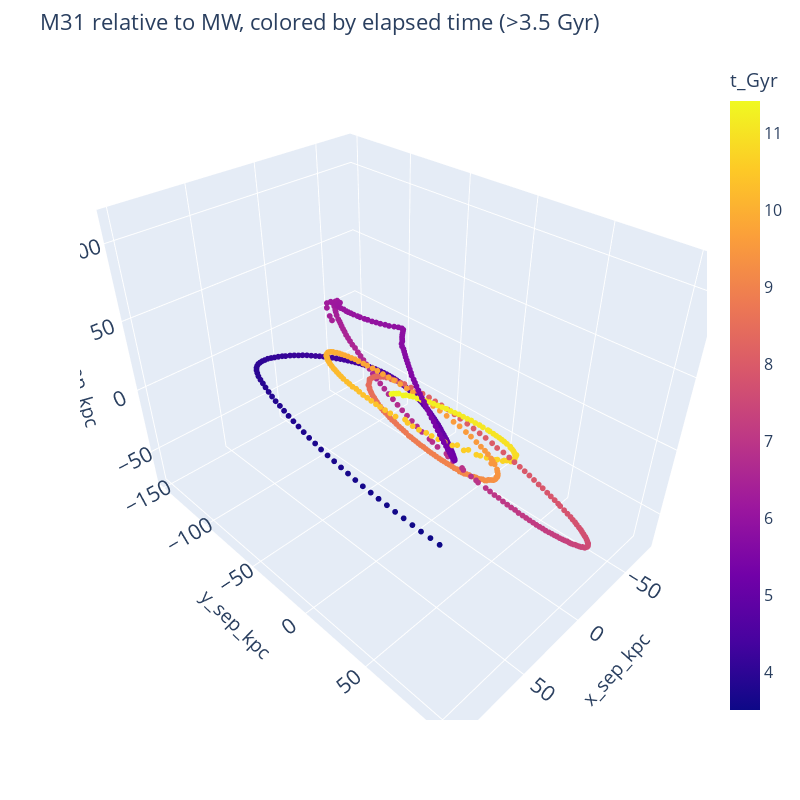

Notebook code for this chart:
### Code cell
MW_M31_late = MW_M31[MW_M31['t_Gyr']>3.5]
d2 = px.scatter_3d(MW_M31_late, x='x_sep_kpc', y='y_sep_kpc', z='z_sep_kpc', color='t_Gyr',
                 width=800, height=800)
d2.update_traces(marker=dict(size=2),
                  selector=dict(mode='markers'))
d2.update_layout(
    title="M31 relative to MW, colored by elapsed time (>3.5 Gyr)",
    font=dict(size=16)
)

d2.show()

### Figure 1 — Plotly figure (JSON) as saved in the notebook; plotly's stock layout.template omitted (floating-point values rounded to 4 significant figures; data arrays with more than 128 entries replaced by an {"elided": "..."} marker saying what was removed)
{"data": [{"hoverlabel": {"namelength": 0}, "hovertemplate": "x_sep_kpc=%{x}<br>y_sep_kpc=%{y}<br>z_sep_kpc=%{z}<br>t_Gyr=%{marker.color}", "legendgroup": "", "marker": {"color": {"elided": "554 float values"}, "coloraxis": "coloraxis", "size": 2, "symbol": "circle"}, "mode": "markers", "name": "", "scene": "scene", "showlegend": false, "type": "scatter3d", "x": {"elided": "554 float values"}, "y": {"elided": "554 float values"}, "z": {"elided": "554 float values"}}], "layout": {"coloraxis": {"colorbar": {"title": {"text": "t_Gyr"}}, "colorscale": [[0, "#0d0887"], [0.1111, "#46039f"], [0.2222, "#7201a8"], [0.3333, "#9c179e"], [0.4444, "#bd3786"], [0.5556, "#d8576b"], [0.6667, "#ed7953"], [0.7778, "#fb9f3a"], [0.8889, "#fdca26"], [1, "#f0f921"]]}, "font": {"size": 16}, "height": 800, "legend": {"tracegroupgap": 0}, "margin": {"t": 60}, "scene": {"domain": {"x": [0, 1], "y": [0, 1]}, "xaxis": {"title": {"text": "x_sep_kpc"}}, "yaxis": {"title": {"text": "y_sep_kpc"}}, "zaxis": {"title": {"text": "z_sep_kpc"}}}, "title": {"text": "M31 relative to MW, colored by elapsed time (>3.5 Gyr)"}, "width": 800}}
